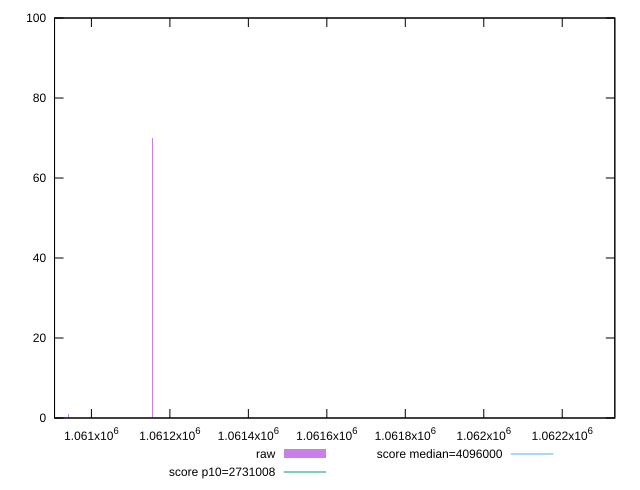

The gnuplot source for this figure:
reset

$raw <<EOF
1060905.651663754 1
1060941.3631297846 1
1061155.6319259685 70
1061156.9545728585 27
1062334.1103049803 1
EOF

set key outside below
set boxwidth 1.3226468900244779
set xrange [1060906:1062334]
set yrange [0:100]
set trange [0:100]
set style fill transparent solid 0.5 noborder

set parametric
set terminal svg size 640, 490 enhanced background rgb 'white'
set output "report_00017_2021-02-10T15-08-03.406Z/total-byte-weight/samples/pages+cached+noadtech/raw/histogram.svg"

plot $raw title "raw" with boxes, \
     2731008,t title "score p10=2731008", \
     4096000,t title "score median=4096000"

reset
